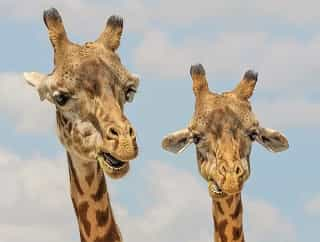
#> input picture image-1.jpg, 320 x 242 px
$ python ML-Project.py
#> lines starting #> are read from the running program, lines starting #| are printed output that depends on the picture
# # پروژه پایانی درس یادگیری ماشین

# ### استاد محترم جناب دکتر آهنگران - تهیه کننده : امین زایراومالی

# ***طبق تعریف پروژه سه تصویر نمونه داده شده بایستی توسط الگوریتم خوشه بندی کی مین برای تصاویر قطعه بندی شده رنگی به ازای مقادیر مختلف کا استفاده و اعمال گردد***
#
# الگوریتم : k-means
#
# مقادیر کا : k=2 , k=3 , k=5
#

# ***از مهمترین تکنیک های عملی داده کاوی که کاربرد زیادی در علوم مختلف دارد، می توان به خوشه بندی کی مین اشاره کرد
# خوشه‌بندی کی مین یک الگوریتم یادگیری ماشینی بدون نظارت است که هدف آن تقسیم تعداد مشخص مشاهدات به خوشه‌های کا است که در آن هر مشاهده متعلق به خوشه‌ای با نزدیک‌ترین میانگین است. خوشه به مجموعه ای از نقاط داده اشاره دارد که به دلیل شباهت های خاص با هم جمع شده اند. برای تقسیم‌بندی تصویر، خوشه‌ها در اینجا رنگ‌های تصویر متفاوتی دارند.***

# ##### پیاده سازی پروژه با زبان پایتون انجام شد به شرح کدهای زیر می باشد

# ### مرحله اول : اضافه کردن کتابخانه های مورد نیاز

import cv2 as cv                   # کتابخانه opencv
import numpy as np                 # کتابخانه numpy
import matplotlib.pyplot as plt    # کتابخانه matplotlib
import matplotlib.image as mpimg  # کتابخانه Ipython  تابع نمایش تصویر


# ### مرحله دوم : لود کردن اطلاعات تصاویر در متغیر های مربوط به خودشان
# خواندن سه تصویر و قرار دادن در متغیر مربوطه اش
Orginal_img1 = mpimg.imread('image-1.jpg')
#> Orginal_img1 is the input picture: shape (242, 320, 3); mean R, G, B 180.3, 174, 165
Orginal_img2 = mpimg.imread('image-2.jpg')
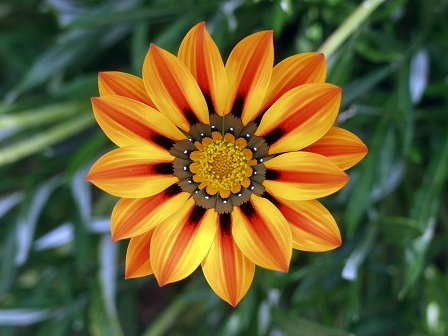
#> input picture image-2.jpg, 448 x 336 px
#> Orginal_img2 is the input picture: shape (336, 448, 3); mean R, G, B 102.2, 94.4, 50.3
Orginal_img3 = mpimg.imread('image-3.jpg')
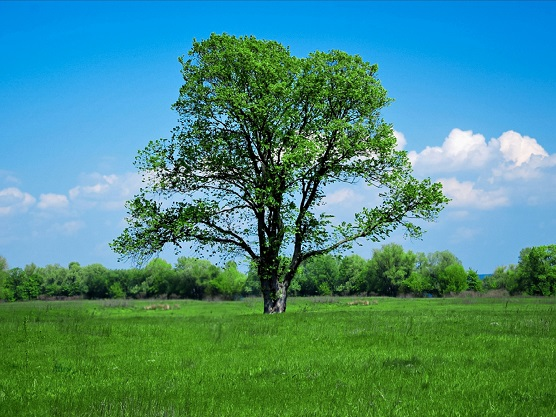
#> input picture image-3.jpg, 556 x 417 px
#> Orginal_img3 is the input picture: shape (417, 556, 3); mean R, G, B 72.8, 139.8, 127.8


# ### مرحله سوم : نمایش تصاویر اصلی
# نمایش ۳ تصویر داده شده
fig = plt.figure(figsize=(10, 7))
rows = 2
columns = 2
fig.add_subplot(rows, columns, 1)
plt.imshow(Orginal_img1)
plt.axis('off')
plt.title("First")
fig.add_subplot(rows, columns, 2)
plt.imshow(Orginal_img2)
plt.axis('off')
plt.title("Second")
fig.add_subplot(rows, columns, 3)
plt.imshow(Orginal_img3)
plt.axis('off')
plt.title("Third")


# ### مرحله چهارم : تبدیل تصاویر به صورت دو بعدی در فرمت سه رنگ آر جی بی  RGB - 2 Dimention

#  RGB - 2D تبدیل تصاویر به دو بعدی و ۳ رنگ اصلی آر جی بی
image1 = Orginal_img1.reshape((-1, 3))
image2 = Orginal_img2.reshape((-1, 3))
image3 = Orginal_img3.reshape((-1, 3))


# ### مرحله ششم : تبدیل اطلاعات تصاویر به نوع فلوت  Float

image1 = np.float32(image1)
image2 = np.float32(image2)
image3 = np.float32(image3)


# ### مرحله هفتم : نمایش میزان پیکسل ردیف اطلاعات تصاویر

# نمایش میزان پیکس ردیف اطلاعات تصاویر
print("Image 1 : ", image1.shape)
#| Image 1 :  (77440, 3)
print("Image 2 : ", image2.shape)
#| Image 2 :  (150528, 3)
print("Image 3 : ", image3.shape)
#| Image 3 :  (231852, 3)


# ### مرحله هشتم : تعیین تعداد خوشه بندی تصاویر برای سه میزان کا به تعداد ۲ و ۳ و ۵
k1 = 2
k2 = 3
k3 = 5

# کاهش تعداد تلاش‌ها برای افزایش سرعت (از ۱۰ به ۳)
# Reducing attempts from 10 to 3 speeds up execution significantly (~3x faster kmeans)
# while maintaining acceptable visual results for this use case.
attempts = 3

# ### مرحله نهم : انجام خوشه بندی با الگوریتم برای تعداد ۲ دسته

# این معیار خاتمه تکرار است. وقتی این معیار برآورده شد، تکرار الگوریتم متوقف می شود
# علت استفاده برای این است که در حلقه مینیمال بی پایان قرار نگیرد
criteria = (cv.TERM_CRITERIA_EPS + cv.TERM_CRITERIA_MAX_ITER, 10, 1.0)

# خوشه بندی تصویر اول با سه مقدار کا تعیین شده
ret1_k1, label1_k1, center1_k1 = cv.kmeans(
    image1, k1, None, criteria, attempts, cv.KMEANS_RANDOM_CENTERS)
#> ret1_k1 = 99815826.3; center1_k1 = [[192.1, 196, 197.1], [145.9, 110, 71.3]]
ret1_k2, label1_k2, center1_k2 = cv.kmeans(
    image1, k2, None, criteria, attempts, cv.KMEANS_RANDOM_CENTERS)
#> ret1_k2 = 50879186.3; center1_k2 = [[174.5, 137, 93.16], [191.7, 196.8, 199.3], [107.1, 74.49, 43.7]]
ret1_k3, label1_k3, center1_k3 = cv.kmeans(
    image1, k3, None, criteria, attempts, cv.KMEANS_RANDOM_CENTERS)
#> ret1_k3 = 28074733.9; center1_k3 = [[201.6, 199.6, 197.4], [177.6, 193.3, 203.2], [189.4, 151.7, 105.8], [145.3, 110, 71.83], [90.82, 58.6, 30.6]]

# خوشه بندی تصویر دوم با سه مقدار کا تعیین شده
ret2_k1, label2_k1, center2_k1 = cv.kmeans(
    image2, k1, None, criteria, attempts, cv.KMEANS_RANDOM_CENTERS)
#> ret2_k1 = 506221636.2; center2_k1 = [[209.8, 140.9, 52.16], [46.85, 70.54, 49.39]]
ret2_k2, label2_k2, center2_k2 = cv.kmeans(
    image2, k2, None, criteria, attempts, cv.KMEANS_RANDOM_CENTERS)
#> ret2_k2 = 323597855.9; center2_k2 = [[106.2, 131.6, 126], [41.2, 64.47, 41.55], [219, 137.9, 37.39]]
ret2_k3, label2_k3, center2_k3 = cv.kmeans(
    image2, k3, None, criteria, attempts, cv.KMEANS_RANDOM_CENTERS)
#> ret2_k3 = 165641908.6; center2_k3 = [[204.2, 98.39, 22.11], [67.83, 95.96, 72.61], [33.09, 55.2, 33.5], [128, 153, 159.8], [232.6, 176.9, 52.66]]

# خوشه بندی تصویر سوم با سه مقدار کا تعیین شده
ret3_k1, label3_k1, center3_k1 = cv.kmeans(
    image3, k1, None, criteria, attempts, cv.KMEANS_RANDOM_CENTERS)
#> ret3_k1 = 986289823; center3_k1 = [[87.12, 175.3, 224.4], [59.46, 106.7, 37.81]]
ret3_k2, label3_k2, center3_k2 = cv.kmeans(
    image3, k2, None, criteria, attempts, cv.KMEANS_RANDOM_CENTERS)
#> ret3_k2 = 558981147.7; center3_k2 = [[59.37, 106.6, 37.87], [139.8, 190.1, 218.7], [20.36, 156.8, 231.6]]
ret3_k3, label3_k3, center3_k3 = cv.kmeans(
    image3, k3, None, criteria, attempts, cv.KMEANS_RANDOM_CENTERS)
#> ret3_k3 = 293062331.8; center3_k3 = [[174.7, 206, 227.1], [24.33, 55.87, 20.37], [109.6, 178.2, 217], [12.45, 154.8, 232], [73.39, 126.6, 45.23]]


# ### مرحله دهم : تبدیل داده های خوشه بندی به تصاویر

# Now convert back into uint8, and make original image   ایجاد عکسهای اورجینال از داده های خوشه بندی شده

# تبدیل تصویر اول به ازاری سه مقدار کا
center1_k1 = np.uint8(center1_k1)
#> center1_k1 = [[192, 196, 197], [145, 109, 71]]
center1_k2 = np.uint8(center1_k2)
#> center1_k2 = [[174, 136, 93], [191, 196, 199], [107, 74, 43]]
center1_k3 = np.uint8(center1_k3)
#> center1_k3 = [[201, 199, 197], [177, 193, 203], [189, 151, 105], [145, 109, 71], [90, 58, 30]]

# تبدیل تصویر دوم به ازاری سه مقدار کا
center2_k1 = np.uint8(center2_k1)
#> center2_k1 = [[209, 140, 52], [46, 70, 49]]
center2_k2 = np.uint8(center2_k2)
#> center2_k2 = [[106, 131, 126], [41, 64, 41], [219, 137, 37]]
center2_k3 = np.uint8(center2_k3)
#> center2_k3 = [[204, 98, 22], [67, 95, 72], [33, 55, 33], [127, 152, 159], [232, 176, 52]]

# تبدیل تصویر سوم به ازاری سه مقدار کا
center3_k1 = np.uint8(center3_k1)
#> center3_k1 = [[87, 175, 224], [59, 106, 37]]
center3_k2 = np.uint8(center3_k2)
#> center3_k2 = [[59, 106, 37], [139, 190, 218], [20, 156, 231]]
center3_k3 = np.uint8(center3_k3)
#> center3_k3 = [[174, 205, 227], [24, 55, 20], [109, 178, 216], [12, 154, 232], [73, 126, 45]]


# ### مرحله یازدهم : تبدیل ابعاد و ذخیره داده های تصاویر

# convert all pixels to the color of the centroids  - تبدیل مرکز های خوشه بندی به رنگ بندی تصاویر
img1_k1 = center1_k1[label1_k1.flatten()]
img1_k2 = center1_k2[label1_k2.flatten()]
img1_k3 = center1_k3[label1_k3.flatten()]

img2_k1 = center2_k1[label2_k1.flatten()]
img2_k2 = center2_k2[label2_k2.flatten()]
img2_k3 = center2_k3[label2_k3.flatten()]

img3_k1 = center3_k1[label3_k1.flatten()]
img3_k2 = center3_k2[label3_k2.flatten()]
img3_k3 = center3_k3[label3_k3.flatten()]


# reshape back to the original image dimension  -  برگرداندن ابعاد تصاویر به ابعاد اصلی
img1_k1_2 = img1_k1.reshape((Orginal_img1.shape))
img1_k2_2 = img1_k2.reshape((Orginal_img1.shape))
img1_k3_2 = img1_k3.reshape((Orginal_img1.shape))

img2_k1_2 = img2_k1.reshape((Orginal_img2.shape))
img2_k2_2 = img2_k2.reshape((Orginal_img2.shape))
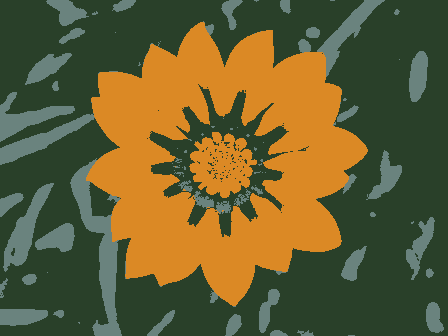
#> img2_k2_2: shape (336, 448, 3); mean R, G, B 102, 93.8, 49.9
img2_k3_2 = img2_k3.reshape((Orginal_img2.shape))
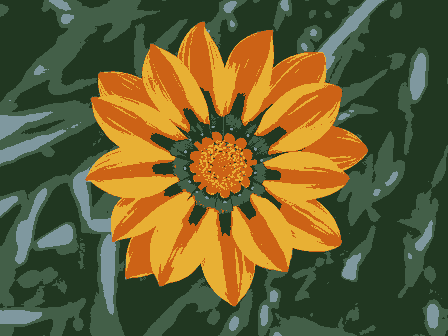
#> img2_k3_2: shape (336, 448, 3); mean R, G, B 101.8, 93.9, 49.8

img3_k1_2 = img3_k1.reshape((Orginal_img3.shape))
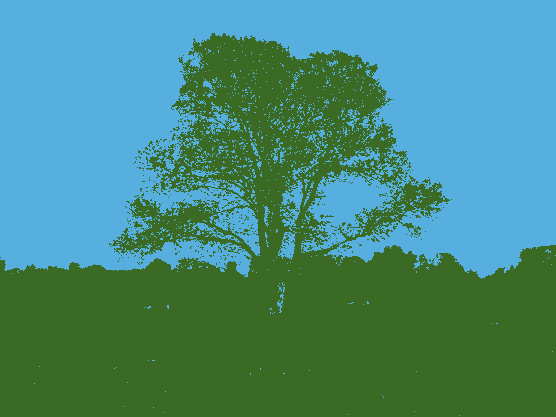
#> img3_k1_2: shape (417, 556, 3); mean R, G, B 72.5, 139.3, 127.2
img3_k2_2 = img3_k2.reshape((Orginal_img3.shape))
img3_k3_2 = img3_k3.reshape((Orginal_img3.shape))
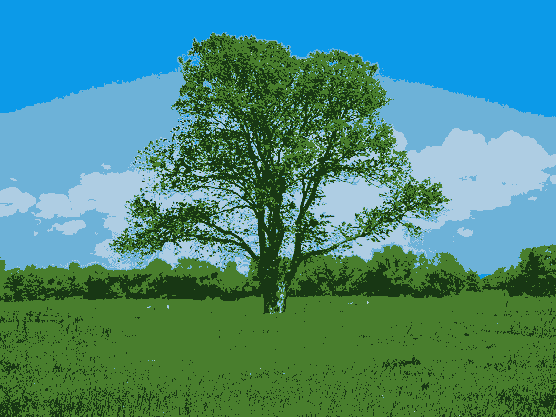
#> img3_k3_2: shape (417, 556, 3); mean R, G, B 72.3, 139.1, 127.5


# ### مرحله دوازدهم : نمایش نتایج خوشه بندی تصویر اول بهمراه نمودار مقادیر درون خوشه ای و برون خوشه ای

#  نمایش تصاویر خوشه بندی با میزان کا های مشخص شده برای تصویر اول
fig = plt.figure(figsize=(12, 16))
rows = 3
columns = 2
fig.add_subplot(rows, columns, 1)
plt.imshow(Orginal_img1)
plt.axis('off')
plt.title("Orginal")
fig.add_subplot(rows, columns, 2)
plt.imshow(img1_k1_2)
plt.axis('off')
plt.title("K=2")
fig.add_subplot(rows, columns, 3)
plt.imshow(img1_k2_2)
plt.axis('off')
plt.title("K=3")
fig.add_subplot(rows, columns, 4)
plt.imshow(img1_k3_2)
plt.axis('off')
plt.title("K=5")

# نمایش میزان تابع بهینه سازی برای خوشه بندی به ازای کا های مختلف
fig.add_subplot(rows, columns, 5)
# مقادیر درون خوشه ای
x = [cv.TERM_CRITERIA_MAX_ITER * k1, cv.TERM_CRITERIA_MAX_ITER *
     k2, cv.TERM_CRITERIA_MAX_ITER * k3]
# مقادیر تابع بهینه سازی خوشه سازی J
y = [0, 0, 0]
y[0] = ret1_k1 + cv.TERM_CRITERIA_EPS
y[1] = ret1_k2 + cv.TERM_CRITERIA_EPS
y[2] = ret1_k3 + cv.TERM_CRITERIA_EPS

plt.plot(x, y)
plt.xlabel('intra-cluster')
plt.ylabel('inter-Cluster')
plt.title('(J) Value for Optimization')
plt.show()


# ### مرحله دوازدهم : نمایش نتایج خوشه بندی تصویر دوم بهمراه نمودار مقادیر درون خوشه ای و برون خوشه ای

#  نمایش تصاویر خوشه بندی با میزان کا های مشخص شده برای تصویر دوم
fig = plt.figure(figsize=(12, 16))
rows = 3
columns = 2
fig.add_subplot(rows, columns, 1)
plt.imshow(Orginal_img2)
plt.axis('off')
plt.title("Orginal")
fig.add_subplot(rows, columns, 2)
plt.imshow(img2_k1_2)
plt.axis('off')
plt.title("K=2")
fig.add_subplot(rows, columns, 3)
plt.imshow(img2_k2_2)
plt.axis('off')
plt.title("K=3")
fig.add_subplot(rows, columns, 4)
plt.imshow(img2_k3_2)
plt.axis('off')
plt.title("K=5")

# نمایش میزان تابع بهینه سازی برای خوشه بندی به ازای کا های مختلف
fig.add_subplot(rows, columns, 5)
# نمایش میزان تابع بهینه سازی برای خوشه بندی به ازای کا های مختلف
fig.add_subplot(rows, columns, 5)
# مقادیر درون خوشه ای
x = [cv.TERM_CRITERIA_MAX_ITER * k1, cv.TERM_CRITERIA_MAX_ITER *
     k2, cv.TERM_CRITERIA_MAX_ITER * k3]
# مقادیر تابع بهینه سازی خوشه سازی J
y = [0, 0, 0]
y[0] = ret2_k1
y[1] = ret2_k2
y[2] = ret2_k3

plt.plot(x, y)
plt.xlabel('intra-cluster')
plt.ylabel('inter-Cluster')
plt.title('(J) Value for Optimization')
plt.show()


# ### مرحله دوازدهم : نمایش نتایج خوشه بندی تصویر سوم بهمراه نمودار مقادیر درون خوشه ای و برون خوشه ای

#  نمایش تصاویر خوشه بندی با میزان کا های مشخص شده برای تصویر دوم
fig = plt.figure(figsize=(12, 16))
rows = 3
columns = 2
fig.add_subplot(rows, columns, 1)
plt.imshow(Orginal_img3)
plt.axis('off')
plt.title("Orginal")
fig.add_subplot(rows, columns, 2)
plt.imshow(img3_k1_2)
plt.axis('off')
plt.title("K=2")
fig.add_subplot(rows, columns, 3)
plt.imshow(img3_k2_2)
plt.axis('off')
plt.title("K=3")
fig.add_subplot(rows, columns, 4)
plt.imshow(img3_k3_2)
plt.axis('off')
plt.title("K=5")

# نمایش میزان تابع بهینه سازی برای خوشه بندی به ازای کا های مختلف
fig.add_subplot(rows, columns, 5)
# نمایش میزان تابع بهینه سازی برای خوشه بندی به ازای کا های مختلف
fig.add_subplot(rows, columns, 5)
# مقادیر درون خوشه ای
x = [cv.TERM_CRITERIA_MAX_ITER * k1, cv.TERM_CRITERIA_MAX_ITER *
     k2, cv.TERM_CRITERIA_MAX_ITER * k3]
# مقادیر تابع بهینه سازی خوشه سازی J
y = [0, 0, 0]
y[0] = ret3_k1
y[1] = ret3_k2
y[2] = ret3_k3

plt.plot(x, y)
plt.xlabel('intra-cluster')
plt.ylabel('inter-Cluster')
plt.title('(J) Value for Optimization')
plt.show()
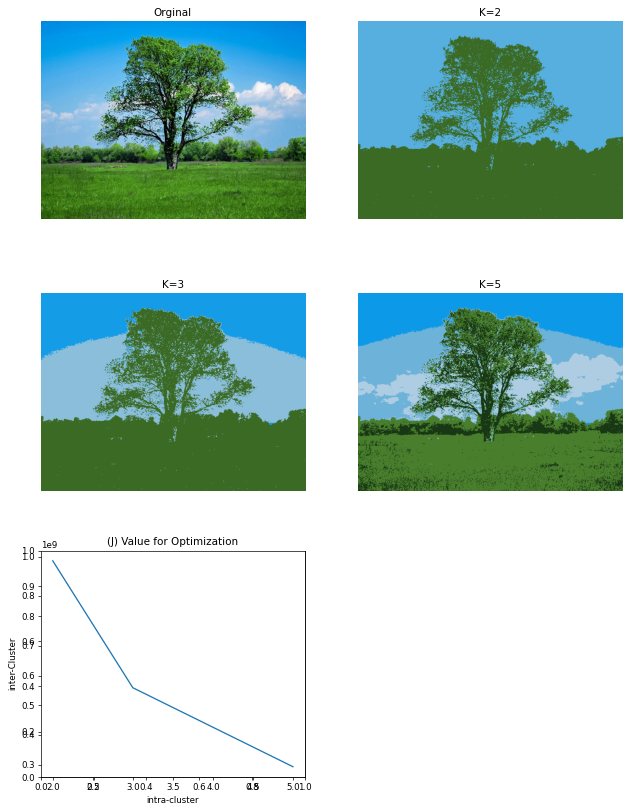
#> figure drawn by matplotlib, 5 panels


# # جمع بندی نتایج پروژه

# ###  تصاویر را در متغیرهایی بارگذاری کردیم و سپس آن را به آرایه دو بعدی با رنگ بندی آر جی بی تغییر دادیم
# ### سپس با استفاده از الگوریتم کی مین برای سه مقدار ۲ و ۳ و ۵ خوشه بندی نمودیم
# ### سپس داده هایی که خوشه بندی کردیم را به تصاویر قابل مشاهده بازسازی یا تبدیل نمودیم
# ### به ازای کای مشخص آن نشان دادیم همچنین در پایان نیز میزان تابع مینیمم برای کاهای مختلف طبق خوشه بندی الگوریتم کی مین بروی نمودار نشان دادیم

# ## با تشکر فراون  - تهیه کننده : امین زایراومالی - دانشجو کارشناسی ارشد مهندسی کامپیوتر نرم افزار
# ## استاد محترم : جناب دکتر آهنگران
# ## دانشگاه علوم وفنون مازندارن
